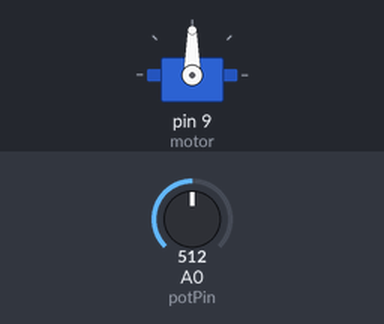
Recording of a sketch running on a simulated Arduino Uno, built with avr-gcc and run on an emulated ATmega328P. On the bench: servo. Inputs (shaded band) come from the test bench; at power-on: A0 (potPin) = 512.

Above: at 1.2 s.
1.3 s: A0 (potPin) set to 716
At 2.4 s:
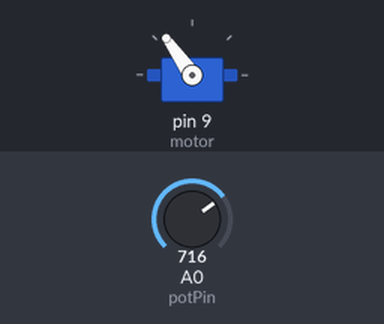
2.8 s: A0 (potPin) set to 900
At 3.5 s:
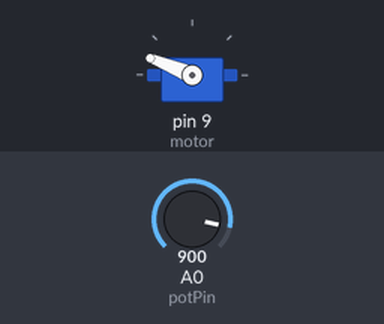
4.3 s: A0 (potPin) set to 1023
At 4.6 s:
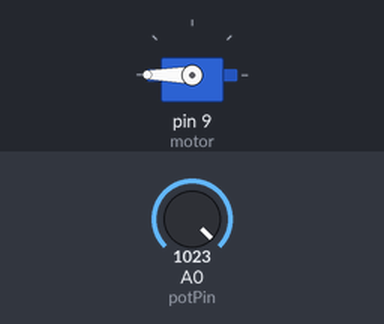
5.8 s: A0 (potPin) set to 306
At 7.0 s:
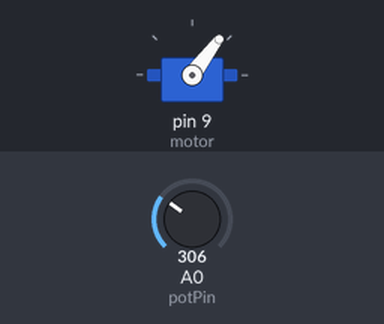
7.3 s: A0 (potPin) set to 122
At 8.1 s:
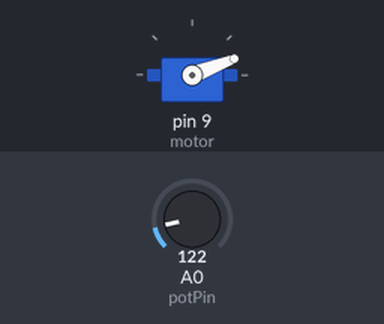
Timing chart, 0 to 9.8 s (numbered marks = the images above; inputs shaded):
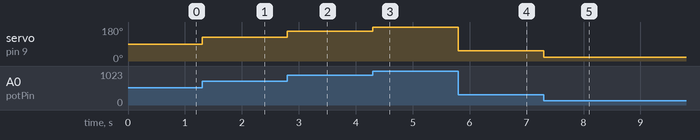

The sketch:

Servo_Knob_Demo.ino
```cpp
#include <Servo.h>

const int potPin = 0;
int val;
Servo motor;

void setup() {
  // put your setup code here, to run once:
 motor.attach(9);
}

void loop() {
  // put your main code here, to run repeatedly:
 val = map(analogRead(potPin), 0, 1023, 0, 180);
 motor.write(val);
}
```

Measured:
- after the input at 1.3 s, servo on pin 9 (motor): 90° → 125° at once
- after the input at 2.8 s, servo on pin 9 (motor): 125° → 158° at once
- after the input at 4.3 s, servo on pin 9 (motor): 158° → 180° at once
- after the input at 5.8 s, servo on pin 9 (motor): 180° → 53° at once
- after the input at 7.3 s, servo on pin 9 (motor): 53° → 21° at once
